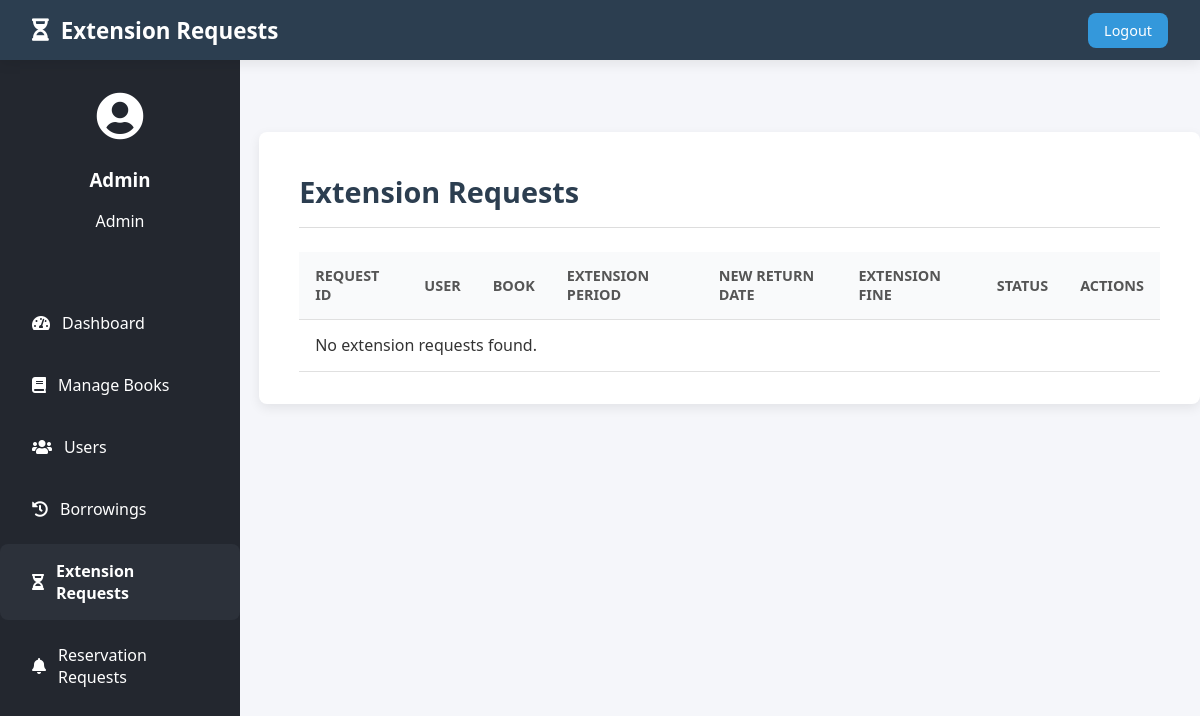
The page /extension-requests.php (signed in) on the database as committed earlier.
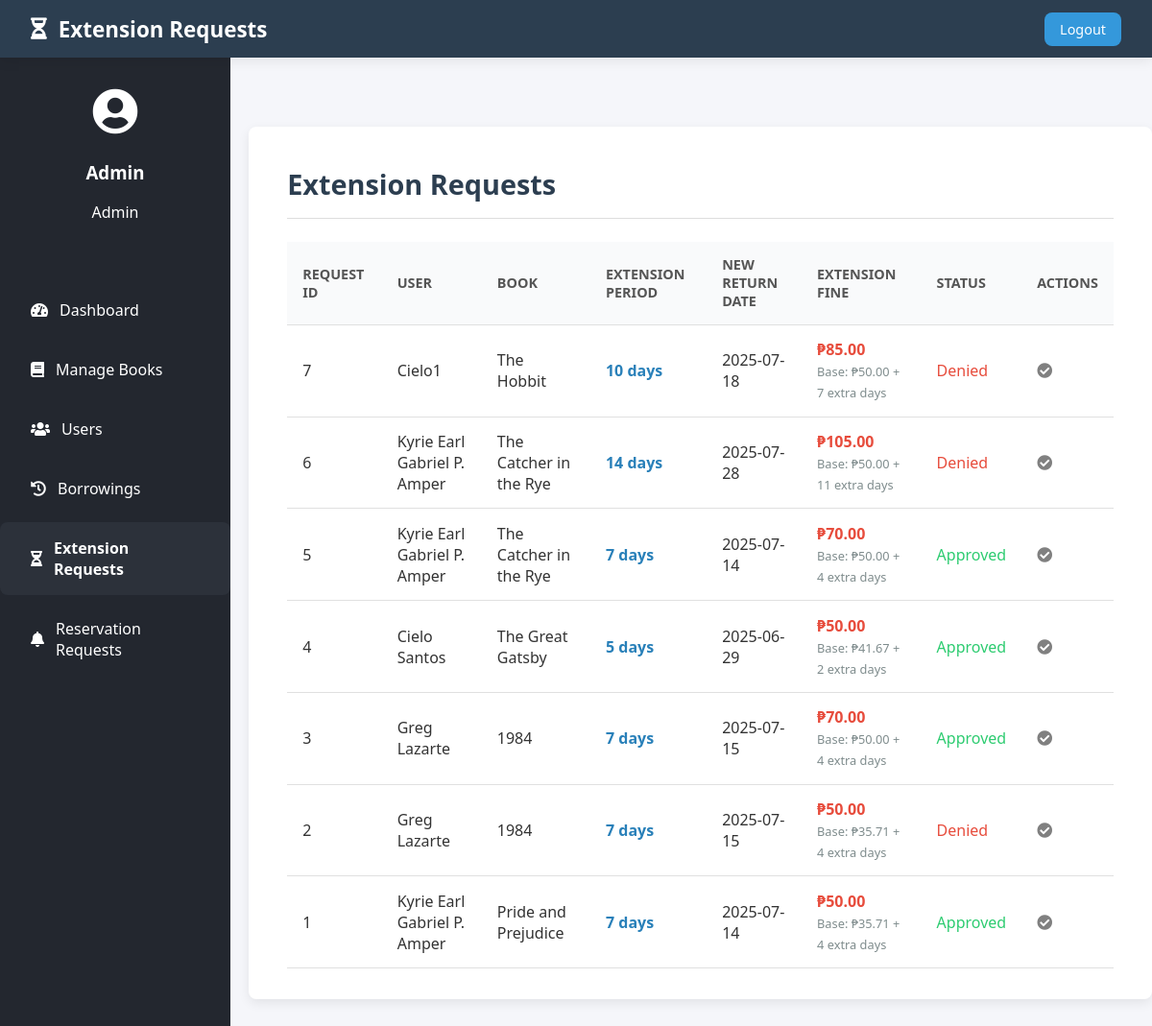
The same page on the database as committed later.
### tables this page shows
CREATE TABLE `extension_requests` (
  `request_id` int(11) NOT NULL,
  `book_id` int(11) NOT NULL,
  `user_id` int(11) NOT NULL,
  `request_date` datetime DEFAULT current_timestamp(),
  `new_return_date` date NOT NULL,
  `status` enum('pending','approved','denied') DEFAULT 'pending',
  `fine_amount` decimal(6,2) DEFAULT 0.00,
  `extension_days` int(11) DEFAULT 7,
  `fine_id` int(11) DEFAULT NULL
);

CREATE TABLE `users` (
  `user_id` int(11) NOT NULL,
  `full_name` varchar(100) NOT NULL,
  `email` varchar(100) NOT NULL,
  `password` varchar(255) NOT NULL,
  `user_type` enum('user','admin') DEFAULT 'user',
  `registered_at` datetime DEFAULT current_timestamp()
);

CREATE TABLE `books` (
  `book_id` int(11) NOT NULL,
  `title` varchar(150) NOT NULL,
  `author` varchar(100) DEFAULT NULL,
  `category` varchar(50) DEFAULT NULL,
  `isbn` varchar(20) DEFAULT NULL,
  `total_copies` int(11) DEFAULT 1,
  `book_fine` int(11) NOT NULL,
  `available_copies` int(11) DEFAULT 1,
  `published_year` year(4) DEFAULT NULL,
  `cover_image` varchar(255) DEFAULT NULL,
  `is_ebook` tinyint(1) DEFAULT 0,
  `ebook_file` varchar(255) DEFAULT NULL,
  `description` text DEFAULT NULL,
  `published_date` date DEFAULT NULL
);

### extension-requests.php (the view, shortened to what the changed rows need)
<?php
require_once 'config.php';
$query = "
    SELECT er.*, b.title, u.full_name
    FROM extension_requests er
    JOIN books b ON er.book_id = b.book_id
    JOIN users u ON er.user_id = u.user_id
    ORDER BY er.request_date DESC
";
$result = $conn->query($query);
?>
<!DOCTYPE html>
<html lang="en">
<head>
    <link rel="stylesheet" href="admin.css">
    <link rel="stylesheet" href="https://cdnjs.cloudflare.com/ajax/libs/font-awesome/5.15.4/css/all.min.css">
</head>
<body>
<header class="admin-header">
    <h1><i class="fas fa-hourglass-half"></i> Extension Requests</h1>
</header>
<div class="admin-wrapper">
    <div class="admin-container">
        <main class="admin-main">
            <section class="admin-section active">
                <h2>Extension Requests</h2>
                <table>
                    <thead>
                        <tr>
                            <th>Request ID</th>
                            <th>User</th>
                            <th>Book</th>
                            <th>Extension Period</th>
                            <th>New Return Date</th>
                            <th>Extension Fine</th>
                            <th>Status</th>
                            <th>Actions</th>
                        </tr>
                    </thead>
                    <tbody>
                        <?php if ($result && $result->num_rows > 0): ?>
                            <?php while ($row = $result->fetch_assoc()): ?>
                                <tr>
                                    <td><?= $row['request_id'] ?></td>
                                    <td><?= htmlspecialchars($row['full_name']) ?></td>
                                    <td><?= htmlspecialchars($row['title']) ?></td>
                                    <td>
                                        <span style="color: #2980b9; font-weight: bold;">
                                            <?= $row['extension_days'] ?? 7 ?> days
                                        </span>
                                    </td>
                                    <td><?= htmlspecialchars($row['new_return_date']) ?></td>
                                    <td>
                                        <span style="color: #e74c3c; font-weight: bold;">
                                            ₱<?= number_format($row['fine_amount'], 2) ?>
                                        </span>
                                        <?php if (($row['extension_days'] ?? 7) > 3): ?>
                                            <br><small style="color: #7f8c8d; font-size: 0.8em;">
                                                Base: ₱<?= number_format($row['fine_amount'] / (1 + 0.10 * (($row['extension_days'] ?? 7) - 3)), 2) ?>
                                                + <?= (($row['extension_days'] ?? 7) - 3) ?> extra days
                                            </small>
                                        <?php endif; ?>
                                    </td>
                                    <td>
                                        <?php if ($row['status'] === 'pending'): ?>
                                            <span style="color: #e67e22;">Pending</span>
                                        <?php elseif ($row['status'] === 'approved'): ?>
                                            <span style="color: #2ecc71;">Approved</span>
                                        <?php else: ?>
                                            <span style="color: #e74c3c;">Denied</span>
                                        <?php endif; ?>
                                    </td>
                                    <td>
                                        <?php if ($row['status'] === 'pending'): ?>
                                            <form action="process-extension.php" method="post" style="display: flex; gap: 5px; align-items: center;">
                                                <input type="hidden" name="request_id" value="<?= $row['request_id'] ?>">
                                                <input type="hidden" name="fine_amount" value="<?= $row['fine_amount'] ?>">
                                                <button type="submit" name="action" value="approve" class="button approve">Approve</button>
                                                <button type="submit" name="action" value="deny" class="button delete">Deny</button>
                                            </form>
                                        <?php else: ?>
                                            <i class="fas fa-check-circle" style="color:gray;"></i>
                                        <?php endif; ?>
                                    </td>
                                </tr>
                            <?php endwhile; ?>
                        <?php else: ?>
                            <tr><td colspan="8">No extension requests found.</td></tr>
                        <?php endif; ?>
                    </tbody>
                </table>
            </section>
        </main>
    </div>
</div>
</body>
</html>

Rows that differ between the two databases and show on the page:
added extension_requests: request_id "7", user.full_name "Cielo1", book.title "The Hobbit", extension_days "10", new_return_date "2025-07-18", fine_amount "85.00", $row['fine_amount'] / (1 + 0.10 * (($row['extension_days'] ?? 7) - 3)) "50.00", ($row['extension_days']??7)-3 "7", status "Denied"
added extension_requests: request_id "6", user.full_name "Kyrie Earl Gabriel P. Amper", book.title "The Catcher in the Rye", extension_days "14", new_return_date "2025-07-28", fine_amount "105.00", $row['fine_amount'] / (1 + 0.10 * (($row['extension_days'] ?? 7) - 3)) "50.00", ($row['extension_days']??7)-3 "11", status "Denied"
added extension_requests: request_id "5", user.full_name "Kyrie Earl Gabriel P. Amper", book.title "The Catcher in the Rye", extension_days "7", new_return_date "2025-07-14", fine_amount "70.00", $row['fine_amount'] / (1 + 0.10 * (($row['extension_days'] ?? 7) - 3)) "50.00", ($row['extension_days']??7)-3 "4", status "Approved"
added extension_requests: request_id "4", user.full_name "Cielo Santos", book.title "The Great Gatsby", extension_days "5", new_return_date "2025-06-29", fine_amount "50.00", $row['fine_amount'] / (1 + 0.10 * (($row['extension_days'] ?? 7) - 3)) "41.67", ($row['extension_days']??7)-3 "2", status "Approved"
added extension_requests: request_id "3", user.full_name "Greg Lazarte", book.title "1984", extension_days "7", new_return_date "2025-07-15", fine_amount "70.00", $row['fine_amount'] / (1 + 0.10 * (($row['extension_days'] ?? 7) - 3)) "50.00", ($row['extension_days']??7)-3 "4", status "Approved"
added extension_requests: request_id "2", user.full_name "Greg Lazarte", book.title "1984", extension_days "7", new_return_date "2025-07-15", fine_amount "50.00", $row['fine_amount'] / (1 + 0.10 * (($row['extension_days'] ?? 7) - 3)) "35.71", ($row['extension_days']??7)-3 "4", status "Denied"
added extension_requests: request_id "1", user.full_name "Kyrie Earl Gabriel P. Amper", book.title "Pride and Prejudice", extension_days "7", new_return_date "2025-07-14", fine_amount "50.00", $row['fine_amount'] / (1 + 0.10 * (($row['extension_days'] ?? 7) - 3)) "35.71", ($row['extension_days']??7)-3 "4", status "Approved"
Other text that changed with them:
text no longer shown: "No extension requests found."
